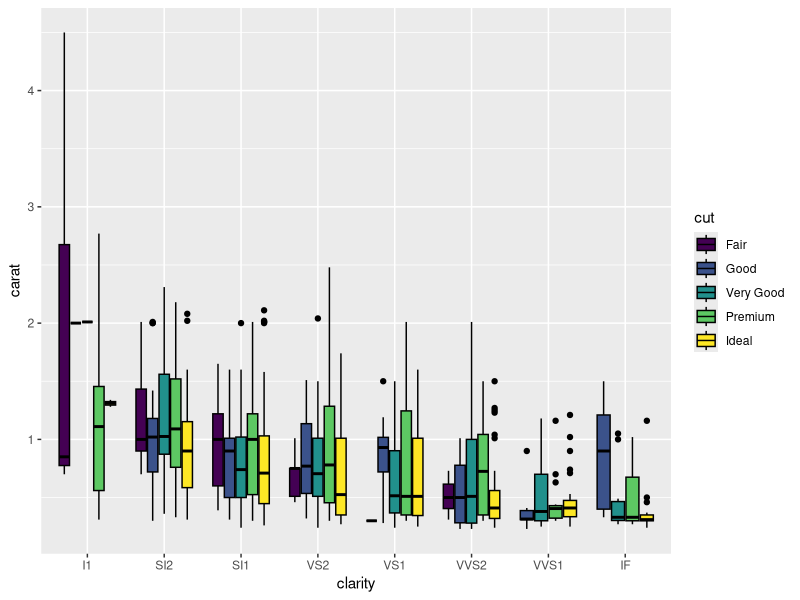
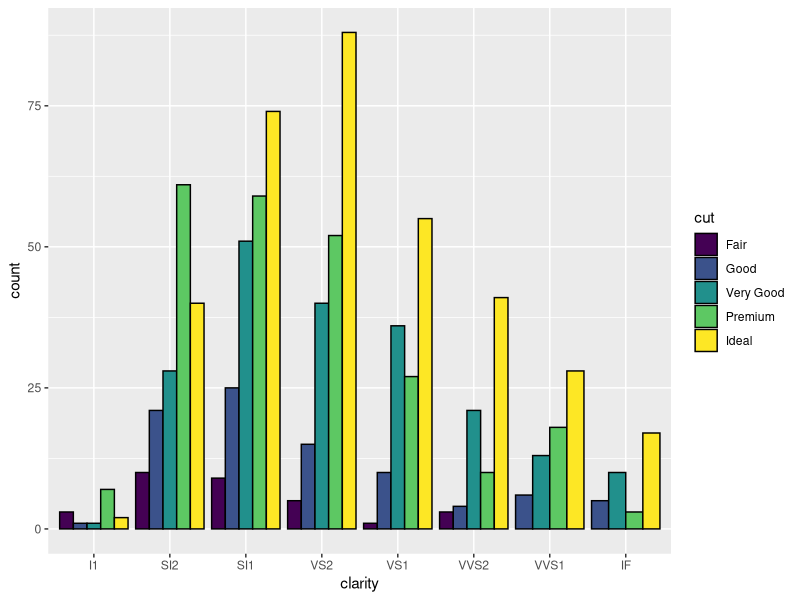
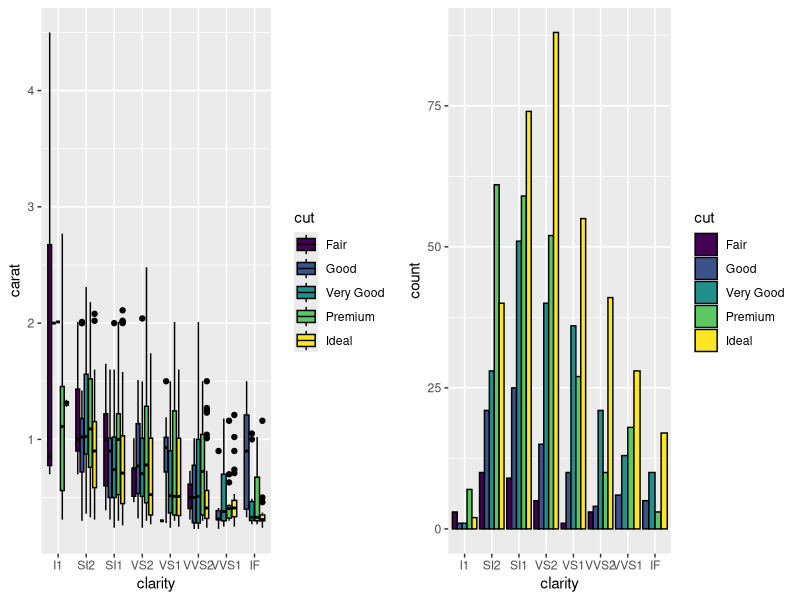
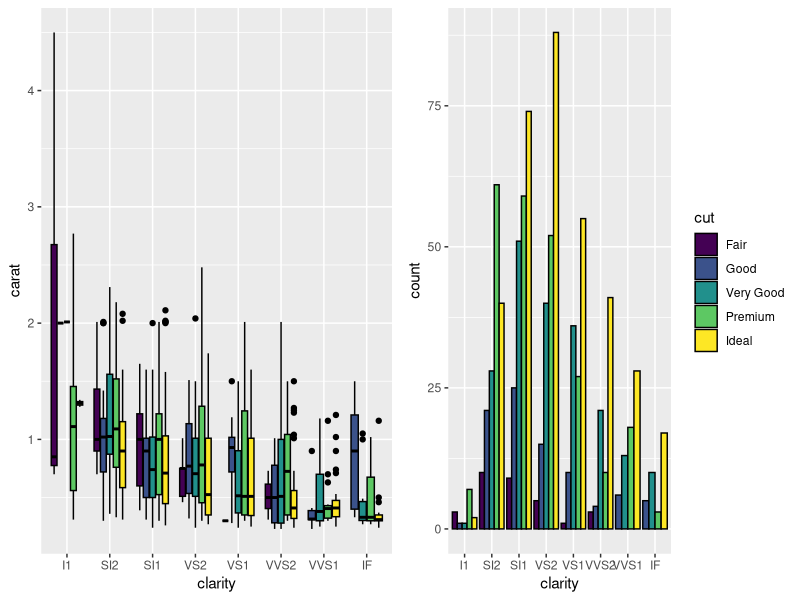
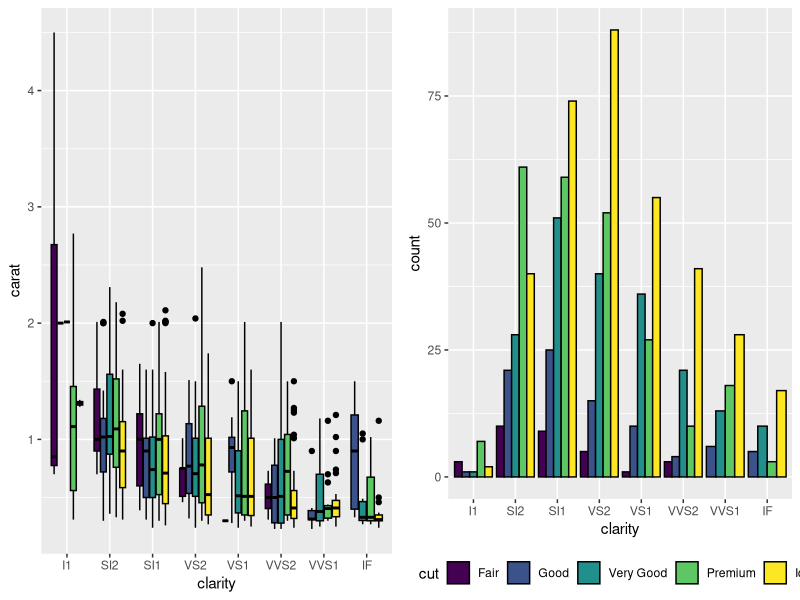
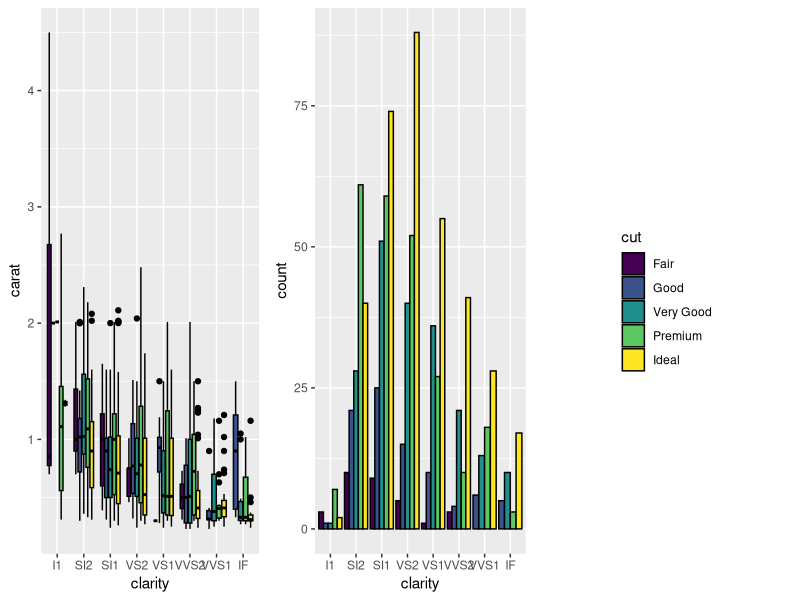
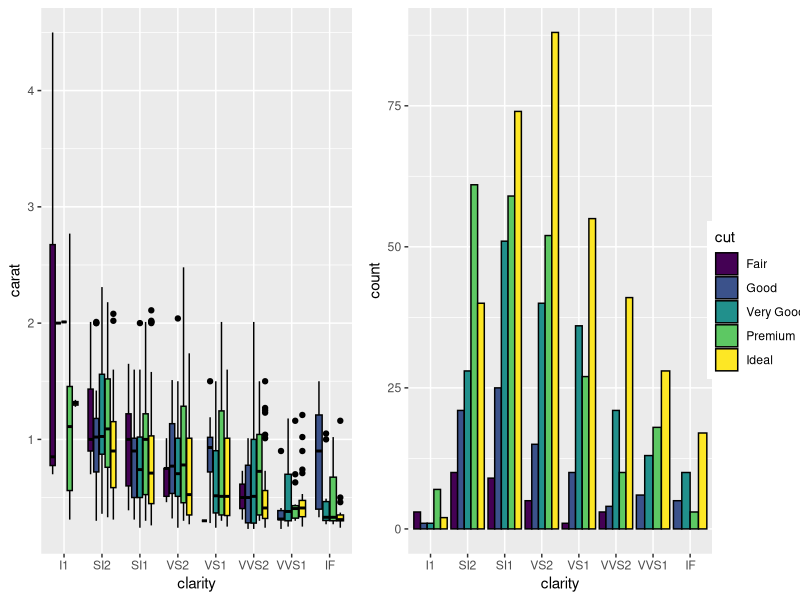
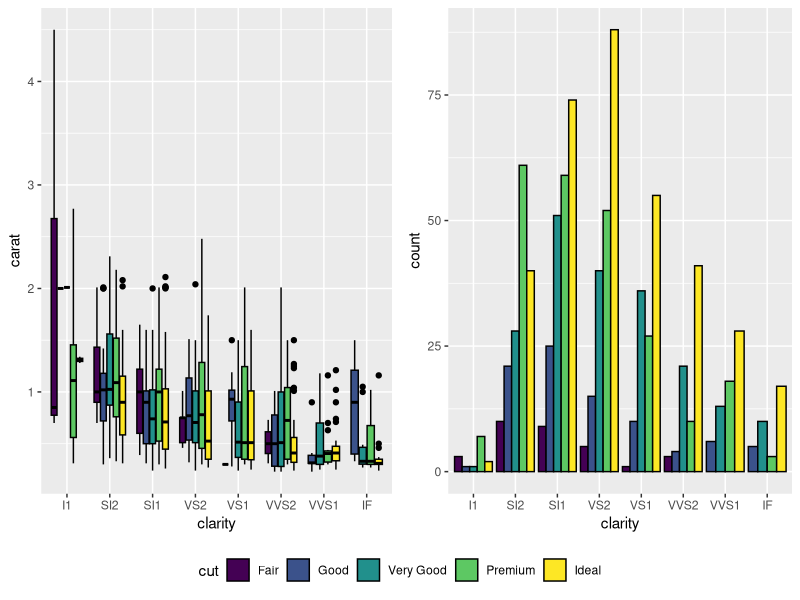

Write R code to recreate these figures, in order.
# share a legend
# https://github.com/tidyverse/ggplot2/wiki/Share-a-legend-between-two-ggplot2-graphs

library(dplyr)
library(ggplot2)
library(grid)
library(gridExtra)

set.seed(1410)
dat <- diamonds[sample(nrow(diamonds), 900), ]
p1 <- ggplot(dat, aes(x = clarity, y = carat, fill = cut)) +
  geom_boxplot(color = "black")

p2 <- ggplot(dat, aes(x = clarity, fill = cut)) +
  geom_bar(color = "black", position = "dodge")
p1
p2

grid.arrange(p1, p2, nrow = 1)
# more on that: https://cran.r-project.org/web/packages/gridExtra/vignettes/arrangeGrob.html

grid.arrange(p1 + guides(fill = FALSE), p2, nrow = 1)

grid.arrange(p1 + guides(fill = FALSE), p2 + theme(legend.position = "bottom"), nrow = 1)

get_legend <- function(gg_plot) {
  grob_table <- ggplotGrob(gg_plot)
  # gtable from gtable package
  # names(grob_table[["grobs"]]) does not work!
  grob_table[["grobs"]][[which(sapply(grob_table[["grobs"]], function(x) x[["name"]]) == "guide-box")]]
}

fill_legend <- get_legend(p2)
# grid.draw(fill_legend)

grid.arrange(p1 + guides(fill = FALSE), 
             p2 + guides(fill = FALSE), 
             fill_legend, 
             nrow = 1)

grid.arrange(p1 + guides(fill = FALSE), 
             p2 + guides(fill = FALSE), 
             fill_legend, 
             nrow = 1, widths = c(0.45, 0.45, 0.1))

lm <- rbind(c(1, 2),
            c(3, 3))

fill_legendh <- get_legend(p2 + theme(legend.position = "bottom"))

grob_list <- list(grobTree(ggplotGrob(p1 + guides(fill = FALSE))), 
                  grobTree(ggplotGrob(p2 + guides(fill = FALSE))), 
                  grobTree(fill_legendh))

grid.arrange(grobs = grob_list, layout_matrix = lm, nrow = 2, 
             heights = c(0.9, 0.1))

lm2 <- rbind(c(1, 2, 3, 4),
             c(5, 5, 5, 5))

grob_list2 <- list(grobTree(textGrob("A", y = unit(0.9, "npc"))),
                   grobTree(ggplotGrob(p1 + guides(fill = FALSE))), 
                   grobTree(textGrob("B", y = unit(0.9, "npc"))),
                   grobTree(ggplotGrob(p2 + guides(fill = FALSE))), 
                   grobTree(fill_legendh))

grid.arrange(grobs = grob_list2, layout_matrix = lm2, nrow = 2, 
             heights = c(0.9, 0.1), widths = c(0.05, 0.45, 0.05, 0.45))
